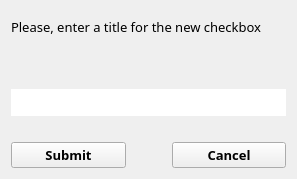
<?xml version="1.0" encoding="UTF-8"?>
<ui version="4.0">
 <class>Ui_Addcheckbox</class>
 <widget class="QWidget" name="Ui_Addcheckbox">
  <property name="geometry">
   <rect>
    <x>0</x>
    <y>0</y>
    <width>296</width>
    <height>179</height>
   </rect>
  </property>
  <property name="font">
   <font>
    <family>Droid Sans Fallback</family>
    <pointsize>10</pointsize>
    <stylestrategy>PreferAntialias</stylestrategy>
   </font>
  </property>
  <property name="windowTitle">
   <string>Add a new CheckBox</string>
  </property>
  <layout class="QGridLayout" name="gridLayout">
   <item row="0" column="0">
    <layout class="QVBoxLayout" name="verticalLayout">
     <item>
      <widget class="QLabel" name="label">
       <property name="font">
        <font>
         <family>Droid Sans Fallback</family>
         <pointsize>10</pointsize>
         <weight>50</weight>
         <bold>false</bold>
         <stylestrategy>PreferAntialias</stylestrategy>
        </font>
       </property>
       <property name="text">
        <string>Please, enter a title for the new checkbox</string>
       </property>
      </widget>
     </item>
     <item>
      <spacer name="verticalSpacer_2">
       <property name="orientation">
        <enum>Qt::Vertical</enum>
       </property>
       <property name="sizeType">
        <enum>QSizePolicy::Fixed</enum>
       </property>
       <property name="sizeHint" stdset="0">
        <size>
         <width>20</width>
         <height>40</height>
        </size>
       </property>
      </spacer>
     </item>
     <item>
      <widget class="QLineEdit" name="ck_inputLine">
       <property name="minimumSize">
        <size>
         <width>275</width>
         <height>27</height>
        </size>
       </property>
       <property name="maximumSize">
        <size>
         <width>275</width>
         <height>27</height>
        </size>
       </property>
       <property name="font">
        <font>
         <family>Droid Sans Fallback</family>
         <pointsize>10</pointsize>
         <weight>50</weight>
         <bold>false</bold>
         <stylestrategy>PreferAntialias</stylestrategy>
        </font>
       </property>
       <property name="frame">
        <bool>false</bool>
       </property>
      </widget>
     </item>
     <item>
      <spacer name="verticalSpacer">
       <property name="orientation">
        <enum>Qt::Vertical</enum>
       </property>
       <property name="sizeType">
        <enum>QSizePolicy::Fixed</enum>
       </property>
       <property name="sizeHint" stdset="0">
        <size>
         <width>20</width>
         <height>20</height>
        </size>
       </property>
      </spacer>
     </item>
     <item>
      <layout class="QHBoxLayout" name="horizontalLayout">
       <item>
        <widget class="QPushButton" name="ck_submitButton">
         <property name="font">
          <font>
           <family>Droid Sans Fallback</family>
           <pointsize>10</pointsize>
           <weight>75</weight>
           <bold>true</bold>
           <stylestrategy>PreferAntialias</stylestrategy>
          </font>
         </property>
         <property name="text">
          <string>Submit</string>
         </property>
        </widget>
       </item>
       <item>
        <spacer name="horizontalSpacer">
         <property name="orientation">
          <enum>Qt::Horizontal</enum>
         </property>
         <property name="sizeType">
          <enum>QSizePolicy::Fixed</enum>
         </property>
         <property name="sizeHint" stdset="0">
          <size>
           <width>40</width>
           <height>20</height>
          </size>
         </property>
        </spacer>
       </item>
       <item>
        <widget class="QPushButton" name="ck_cancelButton">
         <property name="font">
          <font>
           <family>Droid Sans Fallback</family>
           <pointsize>10</pointsize>
           <weight>75</weight>
           <bold>true</bold>
           <stylestrategy>PreferAntialias</stylestrategy>
          </font>
         </property>
         <property name="text">
          <string>Cancel</string>
         </property>
        </widget>
       </item>
      </layout>
     </item>
    </layout>
   </item>
  </layout>
 </widget>
 <resources/>
 <connections/>
</ui>
